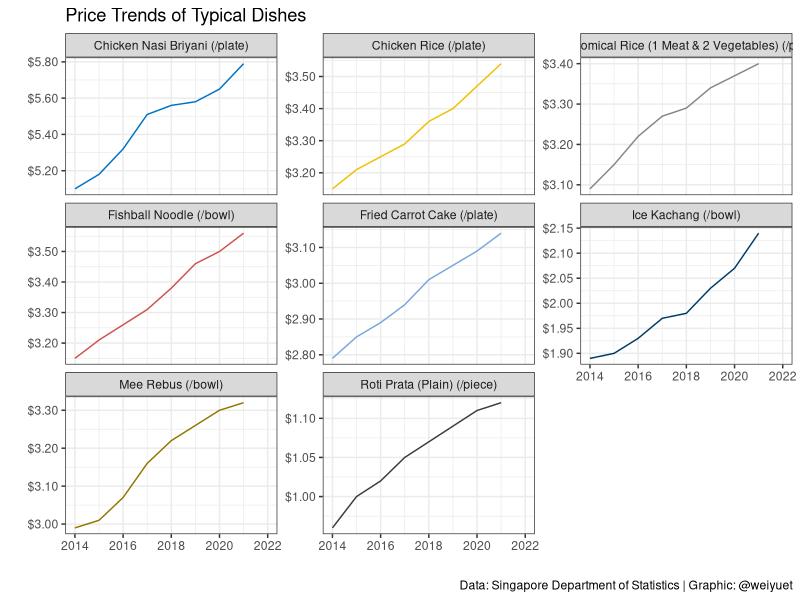
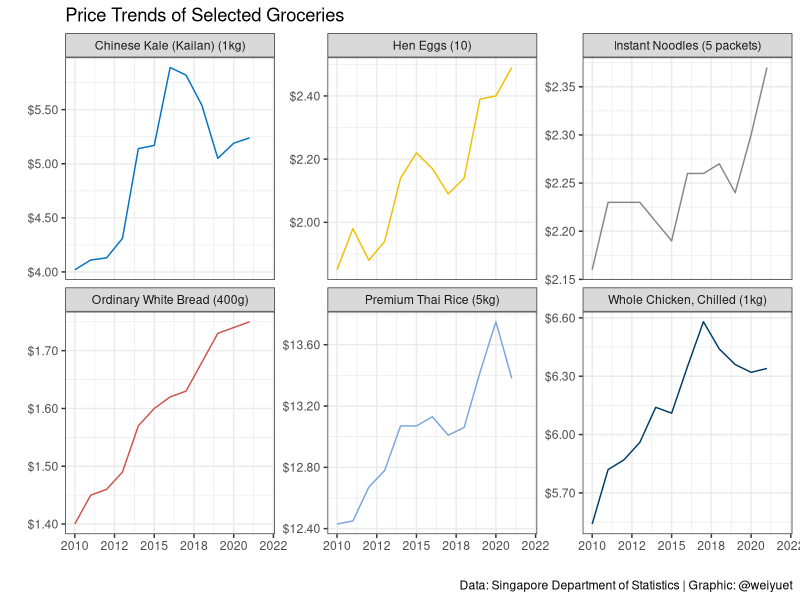
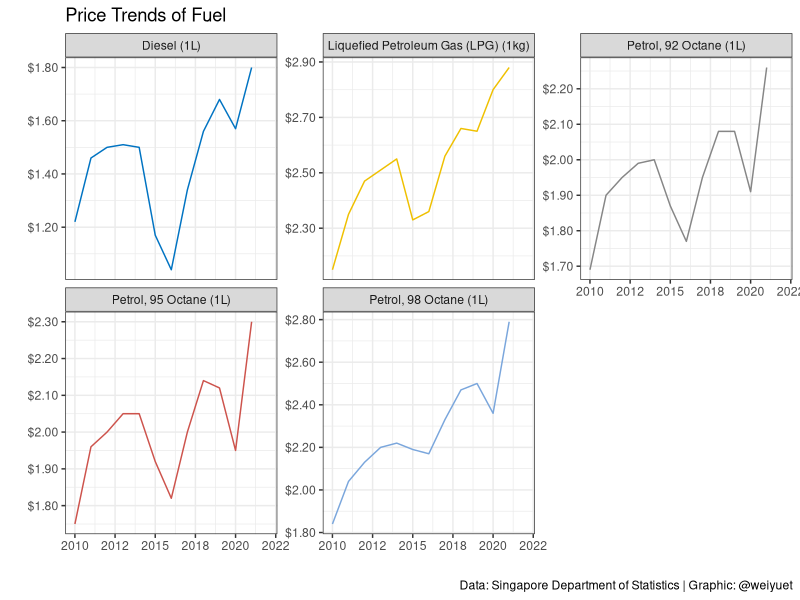
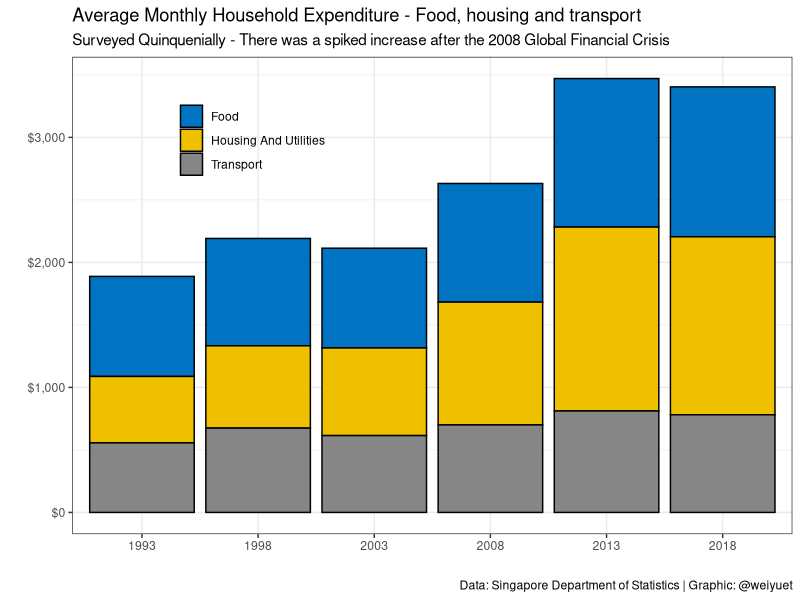
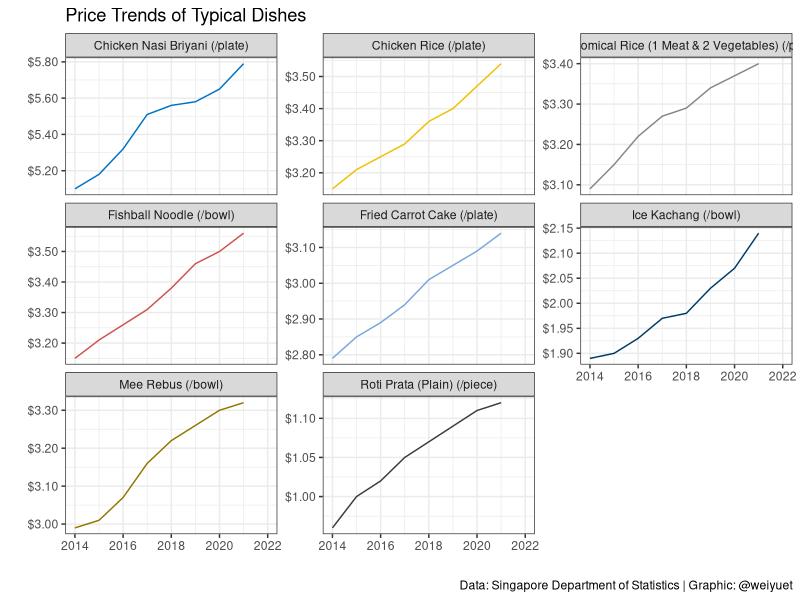
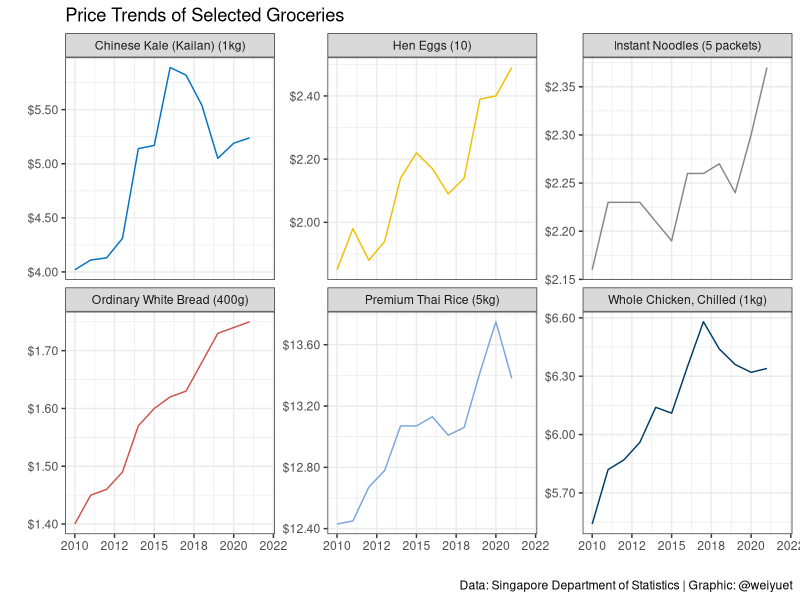
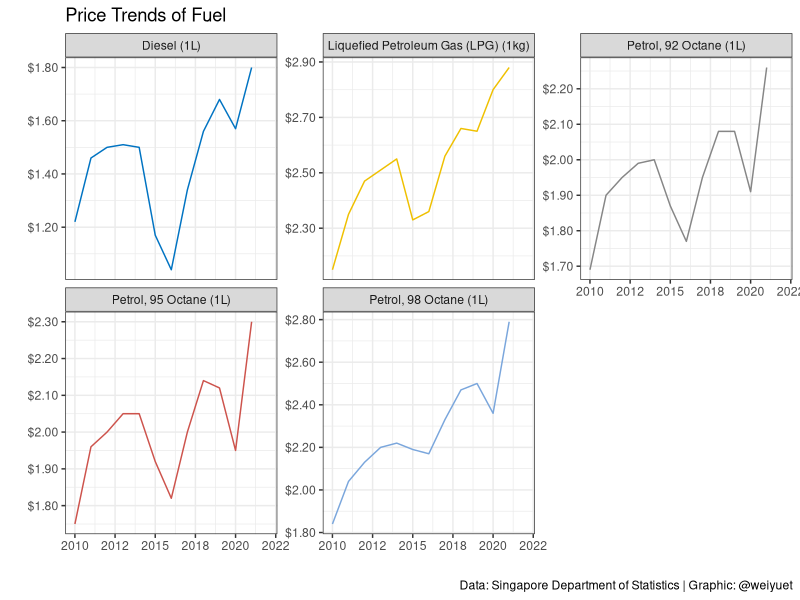
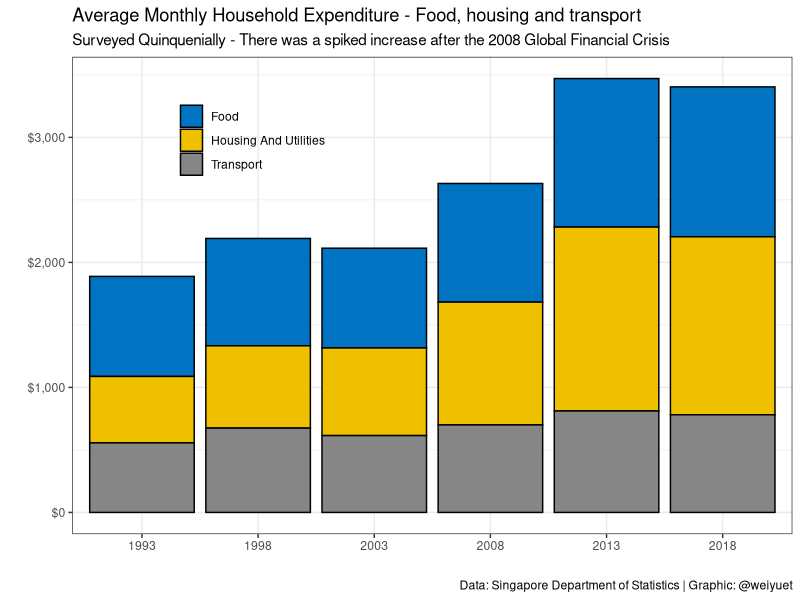

These figures' R source, in order:
# Setup
library(tidyverse)
library(scales)
library(ggsci)

# Load data retail prices of consumer items
raw_prices <- read_csv("data/retail-prices-consumer-items/M212951-table.csv", skip = 10)

# Wrangle
# Remove bottom rows
prices <- raw_prices[-c(70:86), ]

# Rename item column
prices <- prices %>% 
  rename(item = `Data Series`)

# Convert character columns to numeric
prices <- prices %>%
  mutate(across(10:13, as.numeric))

# Data to tidy format
tidy_prices <- prices %>%
  pivot_longer(2:13,
               names_to = "year",
               values_to = "price")

# Change year to numeric
tidy_prices$year <- as.numeric(as.character(tidy_prices$year))

# Visualize
# Price of typical dishes
items_selected <- c("Fishball Noodle (Per Bowl)", "Mee Rebus (Per Bowl)", "Chicken Rice (Per Plate)", "Chicken Nasi Briyani (Per Plate)", "Economical Rice (1 Meat & 2 Vegetables) (Per Plate)", "Roti Prata (Plain) (Per Piece)", "Fried Carrot Cake (Per Plate)", "Ice Kachang (Per Bowl)")

tidy_prices %>% 
  filter(item %in% items_selected) %>%
  mutate(item = case_when(item == "Fishball Noodle (Per Bowl)" ~ "Fishball Noodle (/bowl)",
                          item == "Mee Rebus (Per Bowl)" ~ "Mee Rebus (/bowl)",
                          item == "Chicken Rice (Per Plate)" ~ "Chicken Rice (/plate)",
                          item == "Chicken Nasi Briyani (Per Plate)" ~ "Chicken Nasi Briyani (/plate)",
                          item == "Economical Rice (1 Meat & 2 Vegetables) (Per Plate)" ~ "Economical Rice (1 Meat & 2 Vegetables) (/plate)",
                          item == "Roti Prata (Plain) (Per Piece)" ~ "Roti Prata (Plain) (/piece)",
                          item == "Fried Carrot Cake (Per Plate)" ~ "Fried Carrot Cake (/plate)",
                          item == "Ice Kachang (Per Bowl)" ~ "Ice Kachang (/bowl)")) %>% 
  ggplot(aes(x = year, y = price, colour = item)) +
  geom_line(show.legend = FALSE) +
  facet_wrap(~item, scales = "free_y") +
  scale_x_continuous(limits = c(2014, 2022)) +
  scale_y_continuous(labels = label_number(prefix = "$",
                                           accuracy = 0.01)) +
  scale_colour_jco() +
  theme_bw() +
  labs(x = "", y = "",
       title = "Price Trends of Typical Dishes",
       caption = "Data: Singapore Department of Statistics | Graphic: @weiyuet")

# Save image
ggsave("figures/price-typical-dishes.png", width = 7, height = 7)

# Price of selected household groceries
items_selected <- c("Premium Thai Rice (Per 5 Kilogram)", "Ordinary White Bread (Per 400 Gram)", "Instant Noodles (Per 5 Packets)", "Whole Chicken, Chilled (Per Kilogram)", "Hen Eggs (Per 10)", "Chinese Kale (Kailan) (Per Kilogram)")

tidy_prices %>% 
  filter(item %in% items_selected) %>%
  mutate(item = case_when(item == "Premium Thai Rice (Per 5 Kilogram)" ~ "Premium Thai Rice (5kg)",
                          item == "Ordinary White Bread (Per 400 Gram)" ~ "Ordinary White Bread (400g)",
                          item == "Instant Noodles (Per 5 Packets)" ~ "Instant Noodles (5 packets)",
                          item == "Whole Chicken, Chilled (Per Kilogram)" ~ "Whole Chicken, Chilled (1kg)",
                          item == "Hen Eggs (Per 10)" ~ "Hen Eggs (10)",
                          item == "Chinese Kale (Kailan) (Per Kilogram)" ~ "Chinese Kale (Kailan) (1kg)")) %>% 
  ggplot(aes(x = year, y = price, colour = item)) +
  geom_line(show.legend = FALSE) +
  facet_wrap(~item, scales = "free_y") +
  scale_x_continuous(limits = c(2010, 2022),
                     labels = label_number(accuracy = 1,
                                           big.mark = "")) +
  scale_y_continuous(labels = label_number(prefix = "$",
                                           accuracy = 0.01)) +
  scale_colour_jco() +
  theme_bw() +
  labs(x = "", y = "",
       title = "Price Trends of Selected Groceries",
       caption = "Data: Singapore Department of Statistics | Graphic: @weiyuet")

# Save image
ggsave("figures/price-household-groceries.png", width = 7, height = 5)

# Price of fuel
items_selected <- c("Diesel (Per Litre)", "Petrol, 98 Octane (Per Litre)", "Petrol, 95 Octane (Per Litre)", "Petrol, 92 Octane (Per Litre)", "Liquefied Petroleum Gas (LPG) (Per Kilogram)")

tidy_prices %>% 
  filter(item %in% items_selected) %>%
  mutate(item = case_when(item == "Diesel (Per Litre)" ~ "Diesel (1L)",
                          item == "Petrol, 98 Octane (Per Litre)" ~ "Petrol, 98 Octane (1L)",
                          item == "Petrol, 95 Octane (Per Litre)" ~ "Petrol, 95 Octane (1L)",
                          item == "Petrol, 92 Octane (Per Litre)" ~ "Petrol, 92 Octane (1L)",
                          item == "Liquefied Petroleum Gas (LPG) (Per Kilogram)" ~ "Liquefied Petroleum Gas (LPG) (1kg)")) %>% 
  ggplot(aes(x = year, y = price, colour = item)) +
  geom_line(show.legend = FALSE) +
  facet_wrap(~item, scales = "free_y") +
  scale_x_continuous(limits = c(2010, 2022),
                     labels = label_number(accuracy = 1,
                                           big.mark = "")) +
  scale_y_continuous(labels = label_number(prefix = "$",
                                           accuracy = 0.01)) +
  scale_colour_jco() +
  theme_bw() +
  labs(x = "", y = "",
       title = "Price Trends of Fuel",
       caption = "Data: Singapore Department of Statistics | Graphic: @weiyuet")

# Save image
ggsave("figures/price-fuel.png", width = 7, height = 5)

# Load data household expenditure
raw_household_expenditure <- read_csv("data//retail-prices-consumer-items/M212981-table.csv", skip = 10)

# Wrangle
# Remove bottom rows
household_expenditure <- raw_household_expenditure[-c(17:45), ]

# Rename category column
household_expenditure <- household_expenditure %>% 
  rename(category = `Data Series`)

# Data to tidy format
tidy_household_expenditure <- household_expenditure %>% 
  pivot_longer(cols = 2:7,
               names_to = "year",
               values_to = "expenditure")

# Visualize
categories_selected <- c("Food", "Housing And Utilities", "Transport")

tidy_household_expenditure %>%
  filter(category %in% categories_selected) %>% 
  ggplot(aes(x = year, y = expenditure, fill = category)) +
  geom_bar(stat = "identity", colour = "black") +
  scale_y_continuous(labels = label_number(prefix = "$", big.mark = ",")) +
  scale_fill_jco() +
  theme_bw() +
  theme(legend.position = c(0.25, 0.85),
        legend.background = element_blank()) +
  labs(x = "", y = "",
       fill = "",
       title = "Average Monthly Household Expenditure - Food, housing and transport",
       subtitle = "Surveyed Quinquenially - There was a spiked increase after the 2008 Global Financial Crisis",
       caption = "Data: Singapore Department of Statistics | Graphic: @weiyuet")

# Save image
ggsave("figures/average-household-expenditure.png", width = 7, height = 5)
